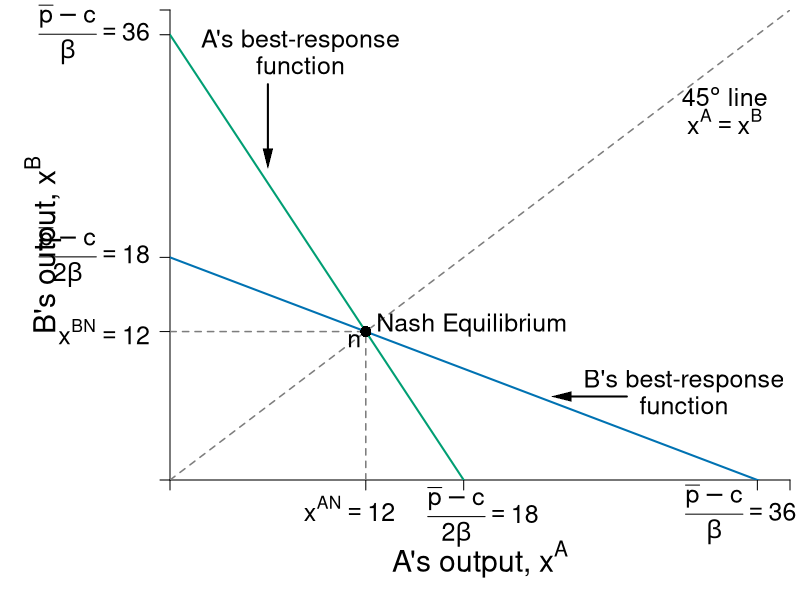

Write R code to recreate this figure.
require(shape)
pdf(file = "competitionmarkets/cournot_brfs.pdf", width = 9, height = 7)

#Set parameters for graphics
axislabelsize <- 1.8
labelsize <- 1.5
namesize <- 1.8
annotatesize <- 1.5
graphlinewidth <- 2
segmentlinewidth <- 1.5

COL <- c("#7fc97f", "#beaed4", "#fdc086", "#ffff99", "#386cb0", "#f0027f", "#bf5b17", "#666666")
COLA <- c("#e0f3db", "#99d8c9","#66c2a4","#41ae76", "#238b45", "#005824")
COLB <- c("#c6dbef", "#4eb3d3", "#2b8cbe", "#0868ac","#084081")
Grays <- gray.colors(25, start = 1, end = 0)
CBCols <- c("#009E73","#0072B2","#E69F00","#CC79A7", "#F0E442")


par(mar =  c(6, 8.5, 0.5, 0.5))

piA <- function(xa, xb, s = 0.5, pmax = 20, c1 = 2) {
  (pmax - s*xb)*xa - s*(xa)^2 - c1*xa
}

piB <- function(xa, xb, s = 0.5, pmax = 20, c1 = 2) {
  (pmax - s*xa)*xb - s*(xb)^2 - c1*xb
}

brfB <- function(xa, s = 0.5, pmax = 20, c1 = 2) {
 (pmax - c1)/(2*s) - (1/2)*xa
}

brfA <- function(xa, s = 0.5, pmax = 20, c1 = 2) {
  (pmax - c1)/s - 2*xa
}


xlims <- c(0, 38)
ylims <- c(0, 38)

npts <- 501 
x <- seq(xlims[1], xlims[2], length.out = npts)
y <- seq(ylims[1], ylims[2], length.out = npts) 


plot(0, 0, xlim = xlims, ylim = ylims, type = "n",
     xlab = expression(paste("")),
     ylab = expression(paste("")), 
     xaxt = "n", 
     yaxt = "n", 
     cex.lab = axislabelsize, 
     bty = "n",
     xaxs = "i", 
     yaxs = "i")


ticksy <- c(0, 12, 18, 36, ylims[2])
ylabels <- c(NA, expression(paste(x^{BN} == 12)), expression(paste( frac(bar(p) - c,2*beta) == 18 )), expression(paste( frac(bar(p) - c,beta) == 36 )), NA)
ticksx <- c(0, 12, 18, 36, xlims[2])
#xlabels <- c(NA, expression(paste(x^{AN} == 12)), expression(paste(frac(bar(p) - c[1],2*beta) == 18)), expression(paste( frac(bar(p) - c[1],beta) ==36 )), NA)
xlabelsnum <- c(NA, NA, NA, expression(paste( frac(bar(p) - c,beta) == 36 )), NA)

text(11, -2.3, expression(paste(x^{AN} == 12)),xpd = TRUE, cex = labelsize)
text(19.2, -3, expression(paste(frac(bar(p) - c,2*beta) == 18)),xpd = TRUE, cex = labelsize)

axis(1, at = ticksx, pos = 0, labels = FALSE)
text(x = c(0, 12, 18, 35, xlims[2]), par("usr")[3] - 0.4, labels = xlabelsnum, srt = 0, pos = 1, xpd = TRUE, cex = labelsize)
axis(2, at = ticksy, pos = 0, labels = ylabels, las = 1, cex.axis = labelsize)

npts <- 500 
xx1 <- seq(xlims[1], xlims[2], length.out = npts)

lines(xx1, brfA(xx1, s = 0.5, pmax = 20, c1 = 2), col = CBCols[1], lwd = graphlinewidth)
lines(xx1, brfB(xx1, s = 0.5, pmax = 20, c1 = 2), col = CBCols[2], lwd = graphlinewidth)

segments(0, 12, 12, 12, lty = 2, col = Grays[20] , lwd = segmentlinewidth)
segments(12, 0, 12, 12, lty = 2, col = Grays[20] , lwd = segmentlinewidth)
segments(0, 0, xlims[2], ylims[2], lty = 2, col = Grays[20] , lwd = segmentlinewidth)

text(0.5*(xlims[2]), -6.4, expression(paste("A's output, ", x^A)), xpd = TRUE, cex = axislabelsize) 
text(-7.8, 0.5*ylims[2], expression(paste("B's output, ", x^B)), xpd = TRUE, cex = axislabelsize, srt = 90) 

#Label point i. 
points(12, 12, pch = 16, col = "black", cex = 1.5)
text(18.5, 12.5, expression(paste("Nash Equilibrium")), cex = annotatesize)
text(11.3, 11.3, expression(paste(n)), cex = labelsize)

text(34, 31, expression(paste(45*degree, " line")), cex = labelsize)
text(34, 29, expression(paste(x^A == x^B)), cex = labelsize)


#B's brf
text(31.5, 8, expression(paste("B's best-response")), cex = annotatesize)
text(31.5, 6, expression(paste("function")), cex = annotatesize)
Arrows(28, 6.75, 24, 6.75, col = "black", lty = 1, lwd = 2, arr.type = "triangle", arr.lwd = 0.5)

#A's brf
text(8, 35.5, expression(paste("A's best-response")), cex = annotatesize)
text(8, 33.5, expression(paste("function")), cex = annotatesize)
Arrows(6, 32, 6, 26, col = "black", lty = 1, lwd = 2, arr.type = "triangle", arr.lwd = 0.5)


dev.off()
